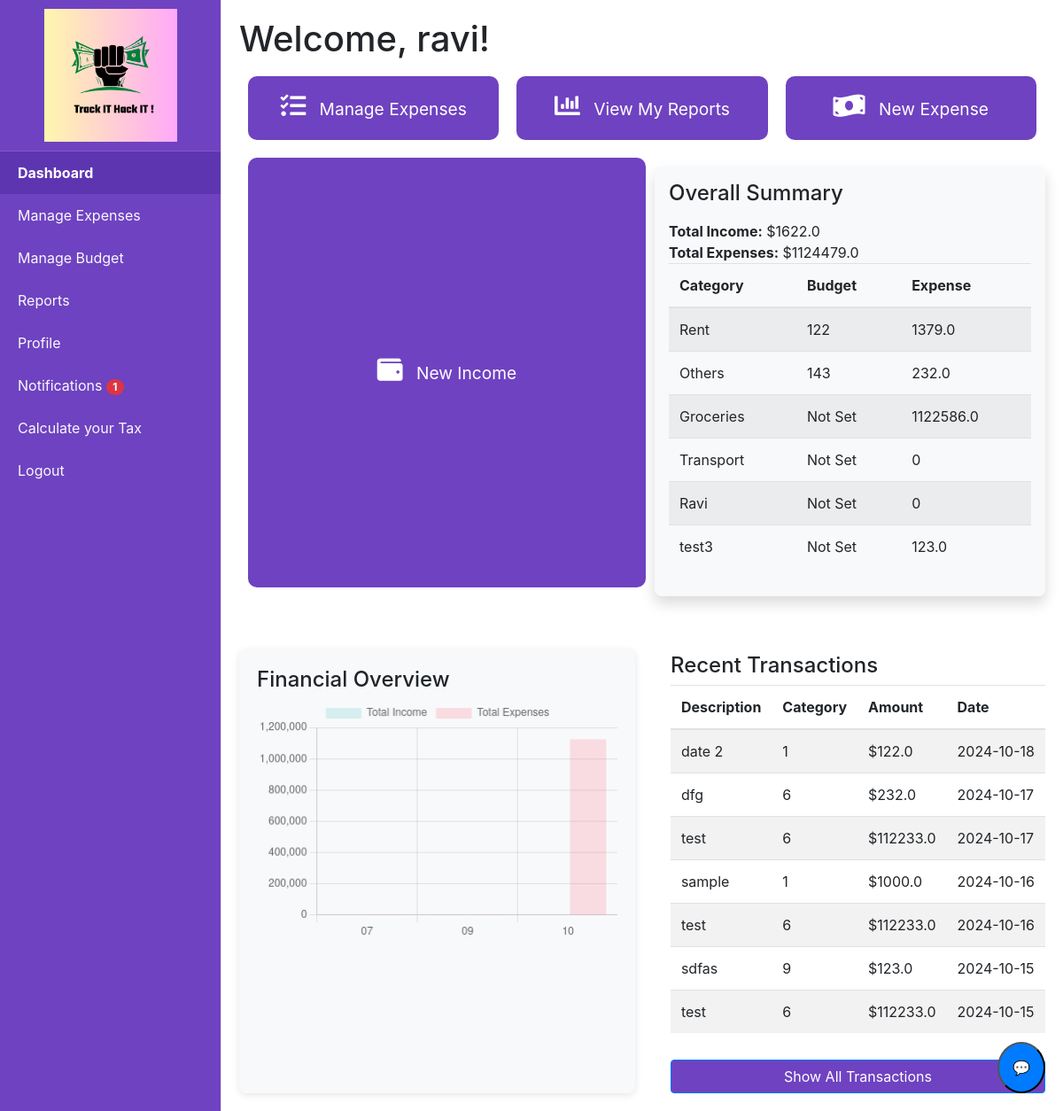
The app's page /dashboard (signed in) with its own data.
### tables this page shows
CREATE TABLE users (id INTEGER PRIMARY KEY AUTOINCREMENT, username TEXT NOT NULL UNIQUE, email TEXT NOT NULL UNIQUE, password TEXT NOT NULL, Fullname TEXT, Address TEXT, Phonenumber TEXT, document TEXT);

CREATE TABLE category (id INTEGER PRIMARY KEY AUTOINCREMENT, name TEXT NOT NULL, is_income INTEGER DEFAULT (0));

CREATE TABLE expenses (id INTEGER PRIMARY KEY AUTOINCREMENT, user_id INTEGER, date TEXT, description TEXT, amount REAL, category_id TEXT, document TEXT, is_income INTEGER DEFAULT (0), FOREIGN KEY (category_id) REFERENCES category (id), FOREIGN KEY (user_id) REFERENCES users (id));

### app.py (the view)
@app.route('/dashboard')
@login_required
def dashboard():
    user_id = current_user.id
    user_name= query_db("SELECT username FROM USERS WHERE id=?",[current_user.id,])
    total_income = get_total_income(user_id)
    total_expenses = get_total_expenses(user_id)
    budget = get_budget(user_id)  # Fetch user's budget
    budgets_expenses = get_budgets_and_expenses(user_id)
    recent_transactions = get_recent_transactions(user_id)  # Fetch recent transactions
    expenses_by_category= get_expenses_by_category(user_id)
    categories= query_db("SELECT * FROM category ")
    print(expenses_by_category)
    if not budget:
        budget=-1
    query = '''
        SELECT
            strftime('%m', e.date) AS month,
            IFNULL(SUM(CASE WHEN c.is_income = 1 THEN e.amount END), 0) AS total_income,
            IFNULL(SUM(CASE WHEN c.is_income = 0 THEN e.amount END), 0) AS total_expense
        FROM
            expenses e
        JOIN
            category c ON e.category_id = c.id
        WHERE
            e.user_id = ?
            AND strftime('%Y', e.date) = strftime('%Y', 'now')
        GROUP BY
            month
        HAVING
            total_expense > 0;
    '''
    monthly_data = query_db(query, [user_id])
    return render_template('dashboard.html',
                           user_name=user_name,
                            total_income=total_income,
                            total_expenses=total_expenses,
                            budget=budget,
                            recent_transactions=recent_transactions,expenses_by_category=expenses_by_category,
                            categories=categories, budgets_expenses=budgets_expenses,
                            monthly_data=monthly_data)

### app.py (called while the page is built)
@login_manager.user_loader
def load_user(user_id):
    return get_user_by_id(user_id)

@app.after_request
def after_request(response):
    response.headers["Cache-Control"] = "no-cache, no-store, must-revalidate"
    return response

@app.context_processor
def inject_unread_notifications():
    if current_user.is_authenticated:
        unread_count = query_db('''
            SELECT COUNT(*)
            FROM notifications
            WHERE user_id = ? AND is_read = 0
        ''', [current_user.id], one=True)
        return dict(unread_count=unread_count[0] if unread_count else 0)
    return dict(unread_count=0)

### database.py (called while the page is built)
def get_db():
    return sqlite3.connect(DATABASE)

def query_db(query, args=(), one=False):
    cur = get_db().execute(query, args)
    rv = cur.fetchall()
    cur.close()
    return (rv[0] if rv else None) if one else rv

def get_user_by_id(user_id):
    conn = sqlite3.connect(DATABASE)
    cursor = conn.cursor()
    cursor.execute('SELECT * FROM users WHERE id = ?', (user_id,))
    user = cursor.fetchone()
    conn.close()
    if user:
        return User(id=user[0], username=user[1], email=user[2], password=user[3])
    return None

def get_total_income(user_id):
    query = 'SELECT SUM(amount) FROM expenses WHERE user_id = ? AND is_income = 1'
    db=get_db()
    result = db.execute(query, (user_id,)).fetchone()
    return result[0] if result[0] is not None else 0

def get_total_expenses(user_id):
    query = 'SELECT SUM(amount) FROM expenses WHERE user_id = ? AND is_income = 0'
    db=get_db()
    result = db.execute(query, (user_id,)).fetchone()
    return result[0] if result[0] is not None else 0

def get_budget(user_id):
    query = 'SELECT monthly_budget FROM  budgets WHERE id = ?'
    db=get_db()
    result = db.execute(query, (user_id,)).fetchone()
    return result[0] if result[0] is not None else 0

def get_budgets_and_expenses(user_id):
    query = '''
        SELECT
            c.name,
            IFNULL(b.monthly_budget, 0) AS monthly_budget,
            IFNULL(SUM(e.amount), 0) AS total_expense
        FROM
            category c
        LEFT JOIN
            budgets b ON c.id = b.category_id AND b.user_id = ?
        LEFT JOIN
            expenses e ON c.id = e.category_id AND e.user_id = ? AND strftime('%Y-%m', e.date) = strftime('%Y-%m', 'now')
        WHERE c.is_income=0
         GROUP BY
            c.id, c.name, b.monthly_budget
    '''
    return query_db(query, [user_id, user_id])

### templates/dashboard.html
{% extends "home.html" %}
{% block content %}
<div class="welcome-message">
    <h1>Welcome, {{ user_name[0][0] }}!</h2>
</div>
<div class="dashboard-container">
    <div class="top-half">
         <button class="tile" onclick="location.href='{{ url_for('manage_expenses') }}'">
            <i class="fas fa-tasks"></i> Manage Expenses
        </button>
        <button class="tile" onclick="location.href='{{ url_for('view_report_income') }}'">
            <i class="fas fa-chart-bar"></i> View My Reports
        </button>
        <button class="tile" onclick="location.href='{{ url_for('add_expenses') }}'">
            <i class="fas fa-money-bill-wave"></i> New Expense
        </button>
        <button class="tile" onclick="location.href='{{ url_for('add_expenses') }}'">
            <i class="fas fa-wallet"></i> New Income
        </button>
        <div class="summary-box shadow p-3">
            <h4 class="mb-3">Overall Summary</h4>
                <div class="summary-item"><strong>Total Income:</strong> ${{ total_income }}</div>
            <div class="summary-item"><strong>Total Expenses:</strong> ${{ total_expenses }}</div>
             {% if budgets_expenses %}
    <table class="table table-striped">
        <thead>
            <tr>
                <th>Category</th>
                <th>Budget</th>
                <th>Expense</th>
            </tr>
        </thead>
        <tbody>
            {% for category, budget, expense in budgets_expenses %}
            <tr>
                <td>{{ category }}</td>
                {% if budget == 0  or not budget %}
                  <td> Not Set</td>
                {%else %}
                <td>{{ budget }}</td>
                {% endif %}
                <td>{{ expense }}</td>
            </tr>
            {% endfor %}
        </tbody>
    </table>
{% else %}
    <p>No budget or expenses found for this month.</p>
{% endif %}
        </div>
    </div>
    <div class="summary-box">
        <h4>Financial Overview</h4>
        <canvas id="monthlyChart" width="max-width" height="200"></canvas>
    </div>
    <p>
    <div class="bottom-half mt-4">
        <h4>Recent Transactions</h4>
        <table class="table table-striped transaction-table">
            <thead>
                <tr>
                    <th>Description</th>
                    <th>Category</th>
                    <th>Amount</th>
                    <th>Date</th>
                </tr>
            </thead>
            <tbody>
                {% for transaction in recent_transactions %}
                <tr>
                    <td>{{ transaction[0] }}</td>
                    <td>{{ transaction[1] }}</td>
                    <td>${{ transaction[2] }}</td>
                    <td>{{ transaction[3] }}</td>
                </tr>
                {% else %}
                <tr>
                    <td colspan="4" class="text-center">No recent transactions</td>
                </tr>
                {% endfor %}
            </tbody>
        </table>
        <a href="{{ url_for('view_expenses') }}" class="btn btn-primary btn-view-all">Show All Transactions</a>
    </div>
</div>
<script>
    var ctx = document.getElementById('monthlyChart').getContext('2d');
var monthlyChart = new Chart(ctx, {
    type: 'bar',  // You can change this to 'line' for a line graph
    data: {
        labels: [{% for month in monthly_data %}"{{ month[0] }}", {% endfor %}],
        datasets: [{
            label: 'Total Income',
            backgroundColor: 'rgba(75, 192, 192, 0.2)',
            borderColor: 'rgba(75, 192, 192, 1)',
            data: [{% for month in monthly_data %}{{ month[1] }}, {% endfor %}],
        },
        {
            label: 'Total Expenses',
            backgroundColor: 'rgba(255, 99, 132, 0.2)',
            borderColor: 'rgba(255, 99, 132, 1)',
            data: [{% for month in monthly_data %}{{ month[2] }}, {% endfor %}],
        }]
    },
    options: {
        scales: {
            y: {
                beginAtZero: true
            }
        }
    }
});
</script>
{% endblock %}

### static/styles_home.css (style rules this page uses)
.summary-box { margin-top: 20px; padding: 20px; background-color: #f8f9fa; border-radius: 10px; box-shadow: 0 4px 8px rgba(0, 0, 0, 0.1); width: 100%; }
.summary-box { padding: 20px; background-color: #e9ecef; border-radius: 10px; flex: 1; min-width: 300px; }
canvas { width: 100% !important; height: auto !important; }
.tile { padding: 20px; background-color: #007bff; color: white; border: none; border-radius: 10px; text-align: center; font-size: 1.2rem; flex: 1; margin: 10px; min-width: 220px; cursor: pointer; transition: background-color 0.3s; }
.tile i { margin-right: 10px; font-size: 1.5em; }
.shadow { box-shadow: 0px 4px 6px rgba(0, 0, 0, 0.1); }
.transaction-table th { font-weight: bold; }
.summary-box, .recent-transactions { flex: 1; padding: 20px; background-color: #f8f9fa; border-radius: 8px; box-shadow: 0 2px 8px rgba(0, 0, 0, 0.1); }
.dashboard-container { display: flex; flex-wrap: wrap; gap: 20px; }
.top-half { display: flex; justify-content: space-between; flex-wrap: wrap; margin-bottom: 20px; }
.tile { padding: 20px; background-color: #6f42c1; color: white; border: none; border-radius: 10px; text-align: center; font-size: 1.2rem; flex: 1; margin: 10px; min-width: 220px; cursor: pointer; transition: background-color 0.3s; }
.bottom-half { margin-top: 20px; }
.transaction-table { width: 100%; margin-bottom: 20px; }
.btn-view-all { margin-top: 10px; width: 100%; background-color: #6f42c1; color: white; }

### records on screen
users: username "ravi"
category: name "Rent", budget "122", expense "1379.0"
category: name "Others", budget "143", expense "232.0"
category: name "Groceries", shows "Not Set", expense "1122586.0"
category: name "Transport", shows "Not Set", is_income "0"
category: name "Ravi", shows "Not Set", is_income "0"
category: name "test3", shows "Not Set", expense "123.0"

### other values on screen
{{ unread_count }} "1"
{{ total_income }} "1622.0"
{{ total_expenses }} "1124479.0"
chart data {{ month[0] }} 07, 09, 10
chart data {{ month[1] }} 0, 122.0, 1622.0
chart data {{ month[2] }} 3.0, 34.0, 1124320.0
